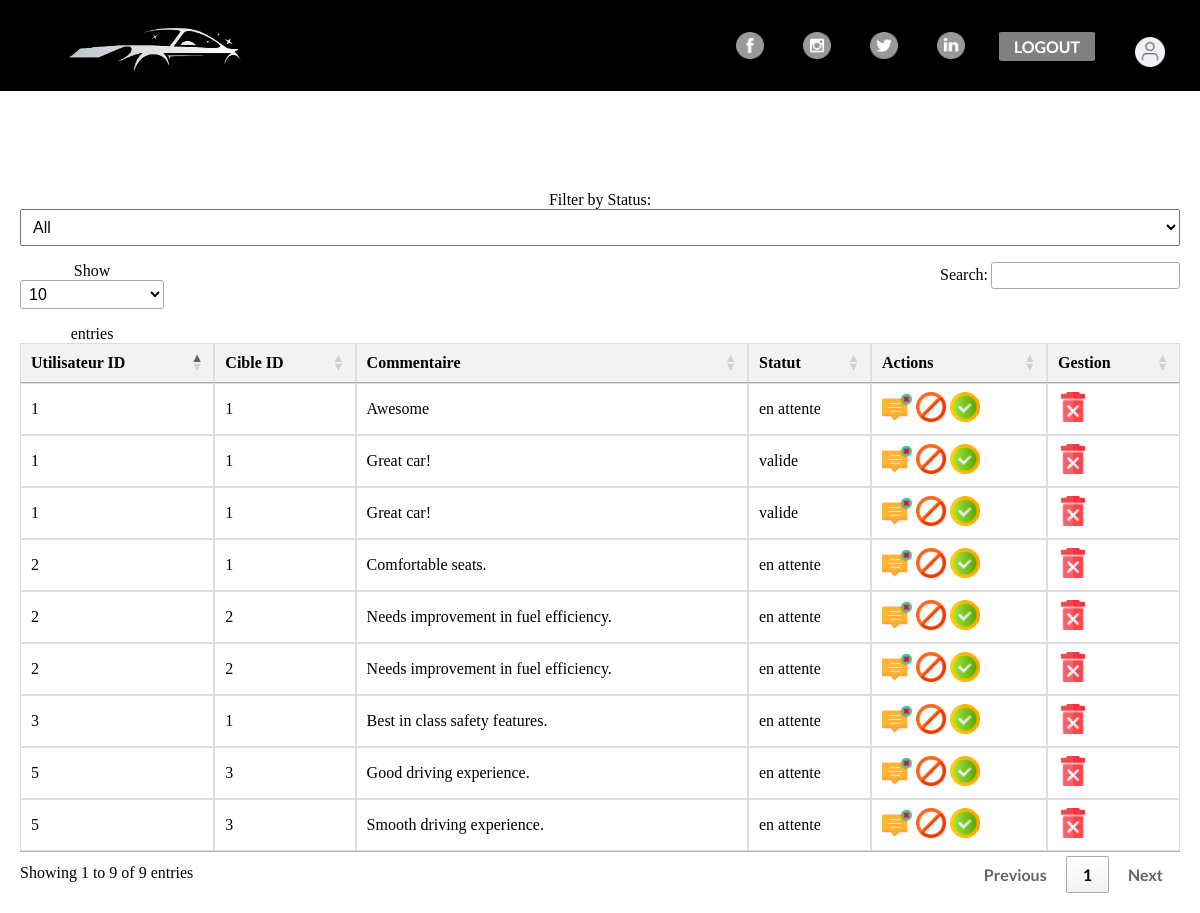
The app's page /index.php?action=admin&page=avis (signed in), older data.
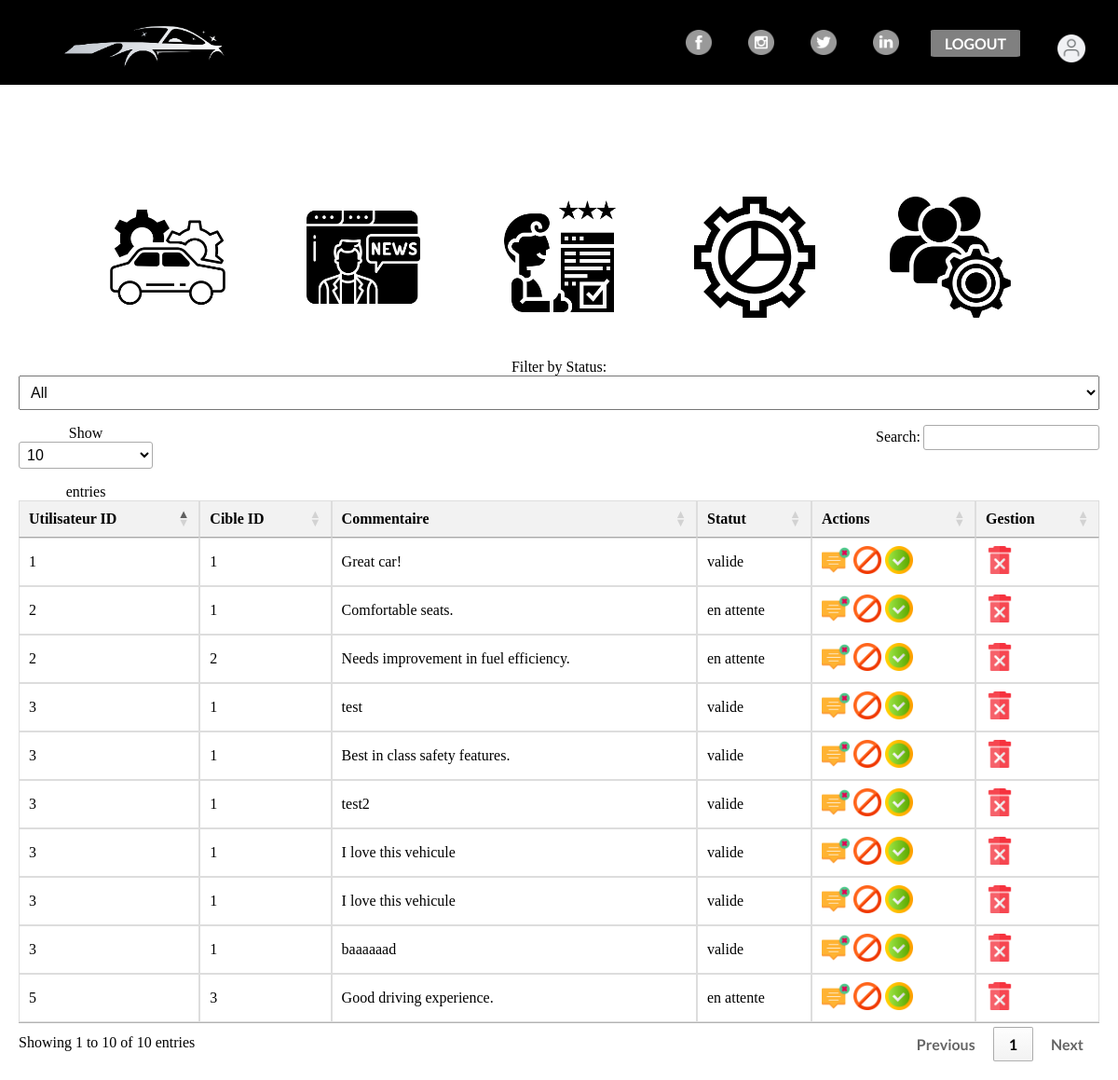
The same page, newer data.
### tables this page shows
CREATE TABLE IF NOT EXISTS `avis` (
  `id` int NOT NULL AUTO_INCREMENT,
  `commentaire` text,
  `note` double DEFAULT NULL,
  `type` int DEFAULT NULL,
  `target_id` int DEFAULT NULL,
  `utilisateur_id` int DEFAULT NULL,
  `statut` enum('valide','refuse','en attente') DEFAULT NULL,
  PRIMARY KEY (`id`),
  KEY `utilisateur_id` (`utilisateur_id`)
);

CREATE TABLE IF NOT EXISTS `parameters` (
  `id` int NOT NULL AUTO_INCREMENT,
  `nom` varchar(255) DEFAULT NULL,
  `image_id` int DEFAULT NULL,
  `value` varchar(255) DEFAULT NULL,
  `param` int DEFAULT '0',
  PRIMARY KEY (`id`),
  KEY `image_id` (`image_id`)
);

CREATE TABLE IF NOT EXISTS `image` (
  `id` int NOT NULL AUTO_INCREMENT,
  `lien` text,
  PRIMARY KEY (`id`)
);

### Controller/adminController.php (called while the page is built, shortened)
<?php
require_once('Views/adminPrincipalView.php');
require_once('Views/avisAdminView.php');
require_once 'Model/adminModel.php';
class adminController {
    public function avisAdminGenerate(){
        $v = new AvisAdminView();
        $v->avisDisplay();
    }
    public function manageLinksGenerate(){
        $v = new adminView();
        $v->manageLinks();
    }
    public function get_images_controller(){
        $mtf = new adminModel();
        $r = $mtf->get_images();
        return $r ;
    }
}
?>

### Model/avisModel.php (called while the page is built, shortened)
<?php
require_once 'connexionModel.php';
class avisModel {
    public function get_avis_vehicule_all(){
        $this->bdd = new connexion_model();
        $c = $this->bdd->connexion();
        $query = "select * from avis where type=0";
        $r = $this->bdd->requete($c,$query);
        return $r ;
    }
}
?>

### Model/connexionModel.php (called while the page is built, shortened)
<?php
class connexion_model {
    public function requete($c,$r){
        $req = $c->query($r);
        return $req;
    }
}
?>

### Controller/avisController.php (called while the page is built, shortened)
<?php
require_once 'Model/avisModel.php';
class avisController {
    public function get_avis_vehicule_controller(){
        $mtf = new avisModel();
        $r = $mtf->get_avis_vehicule_all();
        return $r ;
    }
}
?>

### Model/adminModel.php (called while the page is built, shortened)
<?php
require_once 'connexionModel.php';
class adminModel {
    public function get_images(){
        $this->bdd = new connexion_model();
        $c = $this->bdd->connexion();
        $query = "SELECT parameters.nom, Image.lien FROM parameters
                JOIN Image ON parameters.image_id = Image.id where param=0";
        $r = $this->bdd->requete($c,$query);
        return $r ;
    }
}
?>

### Views/avisAdminView.php (the view, shortened to what this page needs)
<?php
require_once('Controller/adminController.php');
require_once('Controller/avisController.php');
class AvisAdminView {
    private $admin_controller ;
    private $avisController;
    public function __construct() {
        $this->admin_controller = new adminController();
        $this->avisController = new avisController();
    }
    public function avisDisplay(){
        echo"<!DOCTYPE html>
        <html>";
        $this->admin_controller->manageLinksGenerate();
        $this->displayTable();
        echo"</body></html>";
    }
    public function displayTable(){
        $r = $this->avisController->get_avis_vehicule_controller();
        $r = $r->fetchAll(PDO::FETCH_ASSOC);
       echo "
       <div class='table-responsive table-admin'>
            <form method='post' action=''>
                <div class='form'>
                    <label for='statusFilter'>Filter by Status:</label>
                    <select name='statusFilter' id='statusFilter'>
                        <option value=''>All</option>";
        echo "</select>
                </div>
            </form>
            <table id='myTable' class='table'>
            <thead>
                <tr>
                    <th>Utilisateur ID</th>
                    <th>Cible ID</th>
                    <th>Commentaire</th>
                    <th>Statut</th>
                    <th>Actions</th>
                    <th>Gestion</th>
                </tr>
            </thead>
            <tbody>";
            $filteredRows = $r;
            foreach ($filteredRows as $row) {
                echo "
                    <tr>
                        <td>".$row['utilisateur_id']."</td>
                        <td>".$row['target_id']."</td>
                        <td>".$row['commentaire']."</td>
                        <td>".$row['statut']."</td>
                        <td>
                        <a href='index.php?action=admin&page=avis&tache=refus&id=".$row['id']."'><img src='img/refuse.png'></a>
                        <a href='index.php?action=admin&page=avis&tache=bloque&id=".$row['utilisateur_id']."'><img src='img/block.png'></a>
                        <a href='index.php?action=admin&page=avis&tache=valide&id=".$row['id']."' ><img src='img/validate.png'></a>
                    </td>
                    <td>
                        <a id='deleteLink' href='index.php?action=admin&page=avis&tache=supp&id=".$row['id']."'><img  onclick='showConfirmation()'  src='img/delete.png'></a>
                    </td>
                    </tr>";
            }
            echo "
            </tbody>
            </table></div>";
    }
}
?>

### Views/adminPrincipalView.php (shortened to what this page needs)
<?php
require_once('Controller/adminController.php');
class adminView {
    private $admin_controller ;
    public function __construct() {
        $this->admin_controller = new adminController();
    }
    public function manageLinks(){
        echo"<div class='manage-links'>";
        $r = $this->admin_controller->get_images_controller();
        $r = $r->fetchAll(PDO::FETCH_ASSOC);
        foreach($r as $row){
            echo  '<a href="index.php?action=admin&page='.$row["nom"].'"><img src='.$row["lien"].' ></a>';
        }
        echo"</div>";
    }
}
?>

Row changes from the older to the newer data that the page shows:
removed avis: utilisateur "1", target "1", commentaire "Awesome", statut "en attente"
removed avis: utilisateur "2", target "2", commentaire "Needs improvement in fuel efficiency.", statut "en attente"
removed avis: utilisateur "1", target "1", commentaire "Great car!", statut "valide"
removed avis: utilisateur "5", target "3", commentaire "Smooth driving experience.", statut "en attente"
added parameters: image.lien (picture)
added parameters: image.lien (picture)
added parameters: image.lien (picture)
added parameters: image.lien (picture)
added parameters: image.lien (placeholder picture)
added avis: utilisateur "3", target "1", commentaire "test", statut "valide"
changed avis "Best in class safety features.": statut "en attente" → "valide"
added avis: utilisateur "3", target "1", commentaire "test2", statut "valide"
added avis: utilisateur "3", target "1", commentaire "I love this vehicule", statut "valide"
added avis: utilisateur "3", target "1", commentaire "I love this vehicule", statut "valide"
added avis: utilisateur "3", target "1", commentaire "baaaaaad", statut "valide"
Text that changed along with them:
text written by a page script: "Show entries Search: Showing 1 to 9 of 9 entries Previous 1 Next" → "Show entries Search: Showing 1 to 10 of 10 entries Previous 1 Next"
